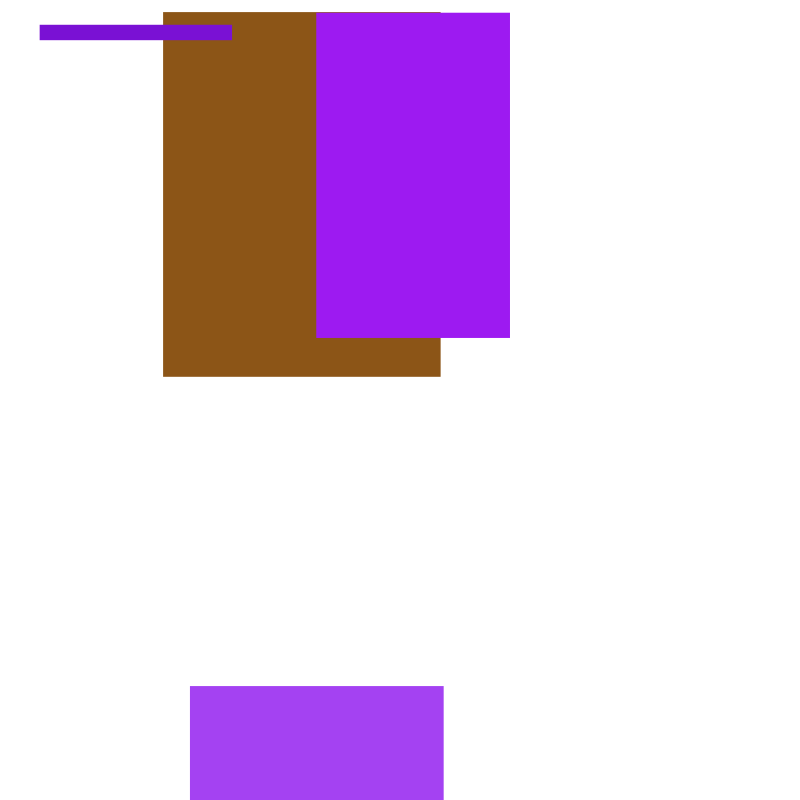
Frame 1 (no input)
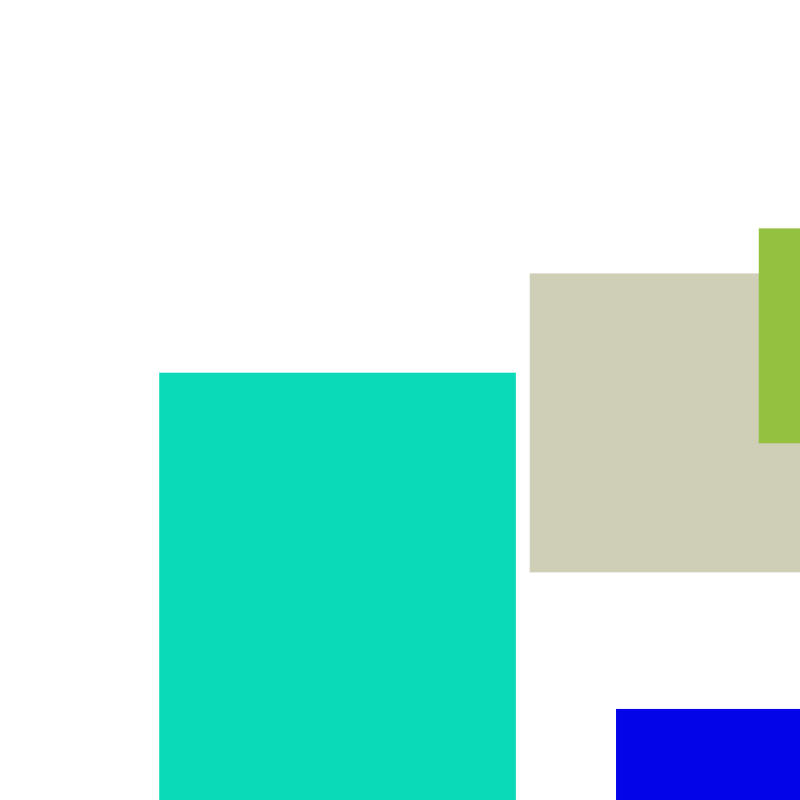
Frame 60 (the mouse pressed at the canvas centre just before this capture)
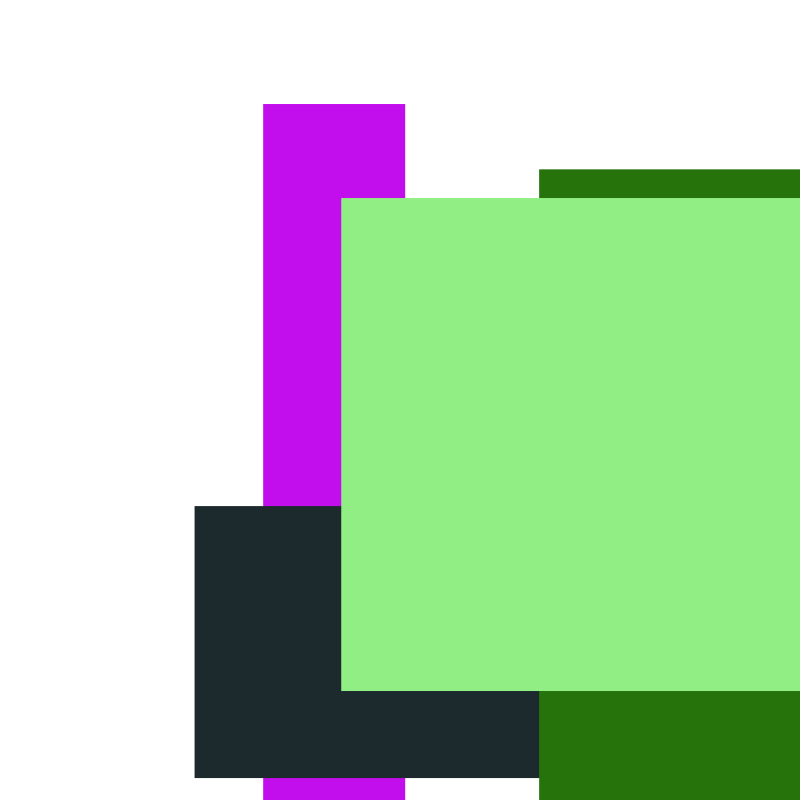
Frame 120 (the mouse held since frame 60 and released just before this capture)

The Processing sketch that drew these frames (run headless with seeded random() and noise(); from frame 60 on, the mouse is pressed at the canvas centre):

// Processing sketch: processing_137601
// ── processing_137601.pde

int time = 100;
 
void setup() {
  size(800, 800);
}
 
void draw() {
  background(255);
  int Time = millis();
  if (Time >= time) {
    for (int i = 200; i < 600; i = i + 100) {
      noStroke ();
      fill (random(0,255),random(0,255),random(0,255));
      rect (random(0,800),random(0,800),random(0,800),random(0,800));;
    }
  }
}
